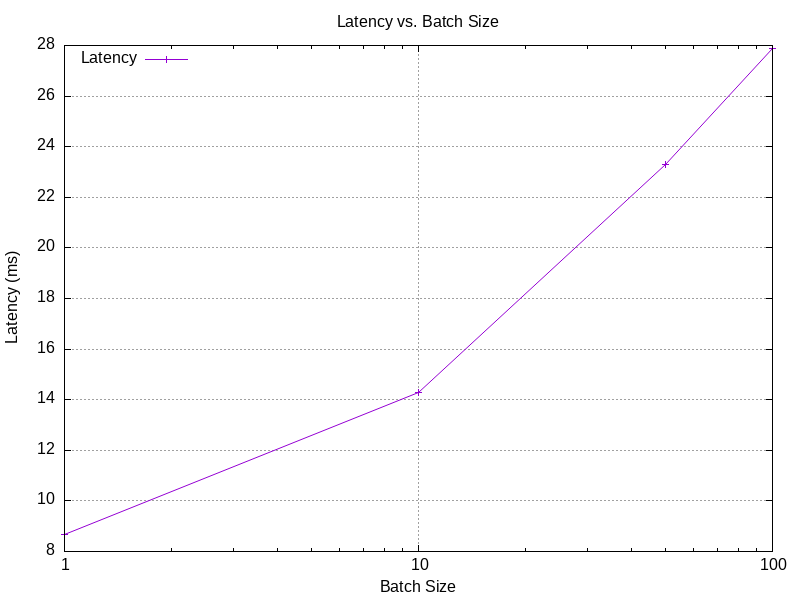

The gnuplot source for this figure:
set terminal png size 800,600
set output "benchmark_results/sqlite/charts/latency_vs_batch_size.png"
set title "Latency vs. Batch Size"
set xlabel "Batch Size"
set ylabel "Latency (ms)"
set grid
set key top left
set logscale x
set datafile separator ","
# Skip header line
plot "benchmark_results/sqlite/benchmark_results.csv" using 1:4 every ::1 with linespoints title "Latency"
